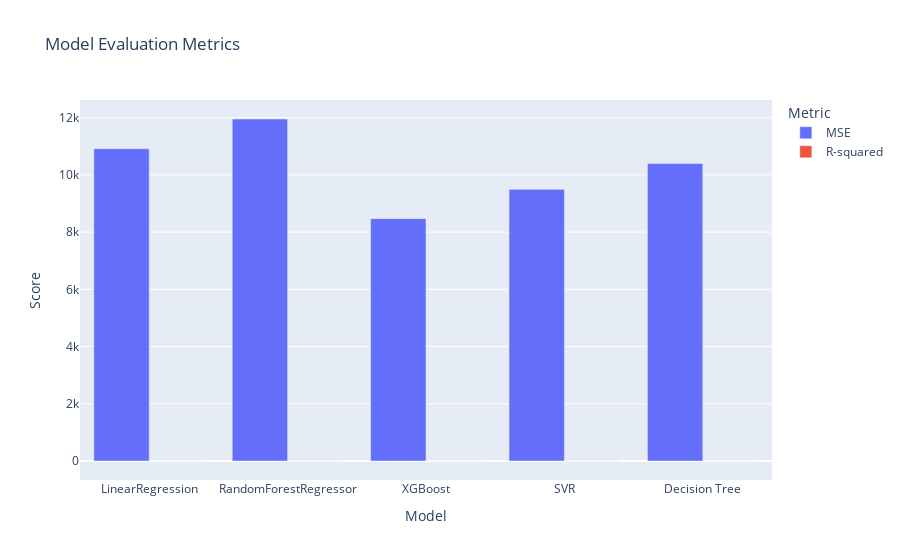

The notebook cell this image was saved under:
### Code cell
fig = px.bar(df_, x='Model', y=['MSE', 'R-squared'],
             title='Model Evaluation Metrics',
             labels={'value': 'Score', 'variable': 'Metric'},
             color='variable',
             barmode='group')

# Hiển thị đồ thị
fig.show()

### Figure 1 — Plotly figure (JSON) as saved in the notebook; plotly's stock layout.template omitted (floating-point values rounded to 4 significant figures)
{"data": [{"alignmentgroup": "True", "hovertemplate": "Metric=MSE<br>Model=%{x}<br>Score=%{y}<extra></extra>", "legendgroup": "MSE", "marker": {"color": "#636efa", "pattern": {"shape": ""}}, "name": "MSE", "offsetgroup": "MSE", "orientation": "v", "showlegend": true, "textposition": "auto", "type": "bar", "visible": true, "x": ["LinearRegression", "RandomForestRegressor", "XGBoost", "SVR", "Decision Tree"], "xaxis": "x", "y": [10910.0, 11950.0, 8472.0, 9496.0, 10400.0], "yaxis": "y"}, {"alignmentgroup": "True", "hovertemplate": "Metric=R-squared<br>Model=%{x}<br>Score=%{y}<extra></extra>", "legendgroup": "R-squared", "marker": {"color": "#EF553B", "pattern": {"shape": ""}}, "name": "R-squared", "offsetgroup": "R-squared", "orientation": "v", "showlegend": true, "textposition": "auto", "type": "bar", "visible": true, "x": ["LinearRegression", "RandomForestRegressor", "XGBoost", "SVR", "Decision Tree"], "xaxis": "x", "y": [0.02047, 0.2019, -0.1262, 0.1054, -0.02808], "yaxis": "y"}], "layout": {"autosize": true, "barmode": "group", "legend": {"title": {"text": "Metric"}, "tracegroupgap": 0}, "title": {"text": "Model Evaluation Metrics"}, "xaxis": {"anchor": "y", "autorange": true, "domain": [0, 1], "range": [-0.5, 4.5], "title": {"text": "Model"}, "type": "category"}, "yaxis": {"anchor": "x", "autorange": true, "domain": [0, 1], "range": [-664.3, 12620.0], "title": {"text": "Score"}, "type": "linear"}}}
